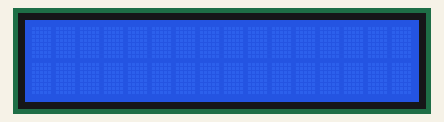
Simulated run of this sketch. Board: Arduino Uno, built with avr-gcc and run on an emulated ATmega328P. On the bench: 16×2 character LCD.

Above: at 0.1 s.
At 1.1 s:
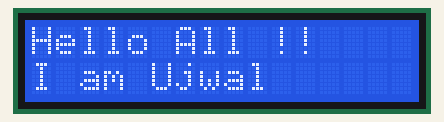

The sketch:

LCD_Display.ino
```cpp
#include <LiquidCrystal.h>

const int rs = 8, en = 9, d4 = 4, d5 = 5, d6 = 6, d7 = 7;
LiquidCrystal lcd(rs, en, d4, d5, d6, d7);

void setup()
{
  lcd.begin(16, 2);
  lcd.clear();

  lcd.setCursor(0, 0);    //first column, First row
  lcd.print("Hello All !!");
  lcd.setCursor(0, 1);   //First column, Second row
  lcd.print("I am Ujwal");
}


void loop()
{
  // Turn off the display:
  lcd.noDisplay();
  delay(1000);
  // Turn on the display:
  lcd.display();
  delay(1000);
}
```

Measured:
- what the display in image 1 shows lasts 1.0 s, from 1.1 s to 2.1 s
